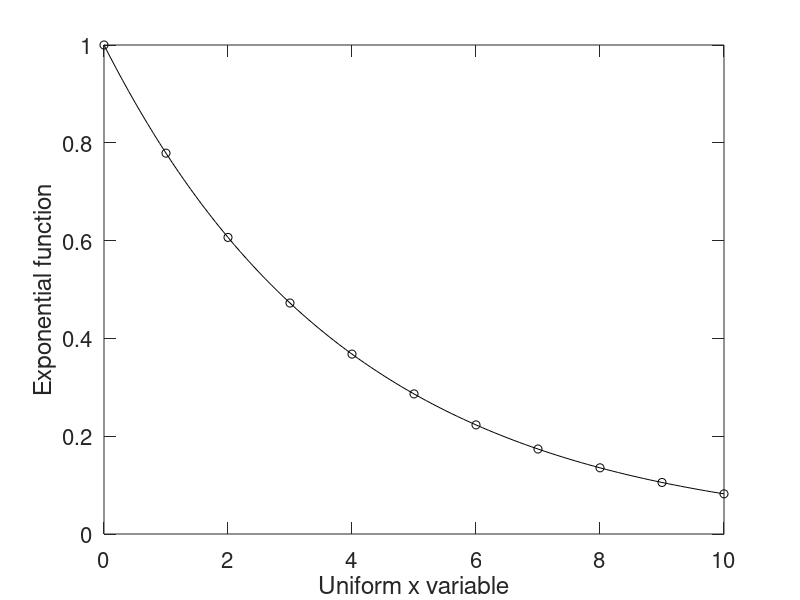

Recreate this plot in MATLAB.
% Spline Interpolation - Joining ***ALL*** data points with a different polynomial
% between each interval such that the polynomials on either side of every
% point have the same 1) value, 2) first derivative, 3) second derivative.

% Usually cubic polynomials give the best results.

% Fitting a cubic spline to an exponential function computed a few points


x = [0:10];
y = exp(-x/4); % This is the function we want to fit a cubic spline to.
plot(x,y,'ko')

xx = [0:0.1:10];
yy = spline(x,y,xx);
hold on
plot(xx,yy,'k-')

% What we have done here is to create a function with a few points (x and
% y) and then create a new array of x values with much finer mesh, located
% in array xx.
% The spline command creates the new array of points yy using the finer
% mesh of xx.

% Just aesthetics
xlabel('Uniform x variable','fontsize',16);
ylabel('Exponential function','fontsize',16);
set(gca,'fontsize',16);
set(gca,'TickLength',[0.02,0.0]);
